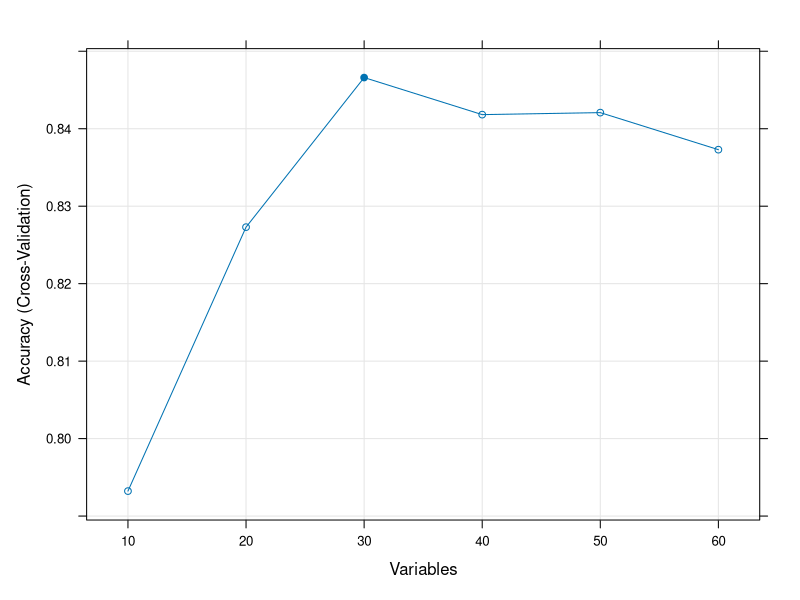

The R script that drew this image:
# Use RFE and to select features

# load the library
library(mlbench)
library(caret)
# load the data
data(Sonar)
# define the control using a random forest selection function
control <- rfeControl(functions=rfFuncs, method="cv", number=10)
# run the RFE algorithm
x <- Sonar[,1:60]
y <- Sonar[,61]
sizes <- c(10,20,30,40,50,60)
results <- rfe(x, y, sizes=sizes, rfeControl=control)
# summarize the results
print(results)
# list the chosen features
predictors(results)
# plot accuracy versus the number of features
plot(results, type=c("g", "o"))
